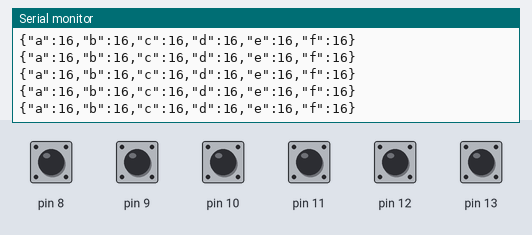
Simulated run of this sketch. Board: Arduino Uno, built with avr-gcc and run on an emulated ATmega328P. On the bench: the last lines printed to the serial monitor. The inputs (shaded band) are chosen by the test bench; at power-on: pin 8–13 HIGH.

Above: at 1.2 s.
1.3 s: pin 8 pulled LOW for 0.15 s
At 1.45 s:
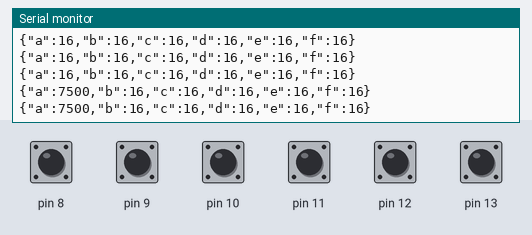
4.4 s: pin 9 pulled LOW for 0.15 s
At 4.55 s:
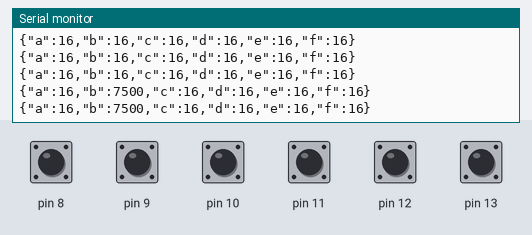
7.5 s: pin 10 pulled LOW for 0.15 s
At 7.64 s:
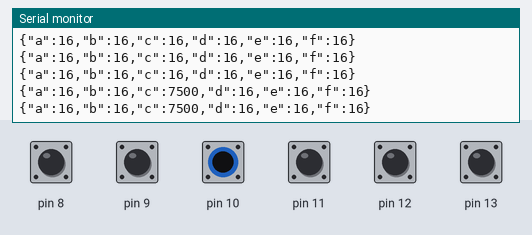
10.6 s: pin 11 pulled LOW for 0.15 s
At 10.74 s:
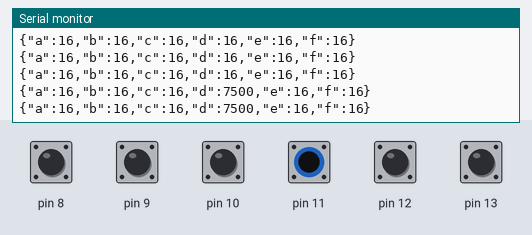
13.7 s: pin 12 pulled LOW for 0.15 s
At 13.83 s:
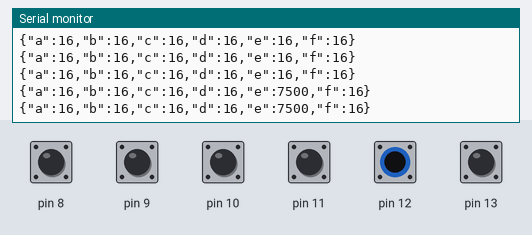
16.8 s: pin 13 pulled LOW for 1 s
At 16.93 s:
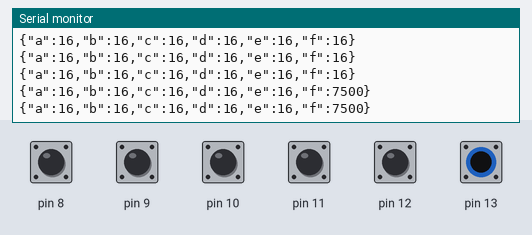

The sketch:

capacitive_sensor_revised.ino
```cpp
#include <CapacitiveSensor.h> // 載入CapacitiveSensor函式庫
// teesy開發板的電路有內建觸控功能，只要一個pin接線到電容就好，並且內建touchRead()函式
// arduino沒有內建，需要使用兩個pin來控制，需要載入額外的CapacitiveSensor.h函式庫
// 以下是下載位置
// https://github.com/arduino-libraries/CapacitiveSensor/zipball/master
// 下載後解壓縮到arduino的安裝資料夾中的libraries資料夾
// 舉例C:\Program Files (x86)\Arduino\libraries\
// 如果上面的<CapacitiveSensor.h>有變成紅色的關鍵字就代表載入成功

CapacitiveSensor cs_2_8 = CapacitiveSensor(2,8); // pin2 pin8之間放1M ohm的電阻，電容接收端連接到pin8
CapacitiveSensor cs_3_9 = CapacitiveSensor(3,9); // pin3 pin9之間放1M ohm的電阻，電容接收端連接到pin9
CapacitiveSensor cs_4_10 = CapacitiveSensor(4,10); // pin4 pin10之間放1M ohm的電阻，電容接收端連接到pin10
CapacitiveSensor cs_5_11 = CapacitiveSensor(5,11); // pin5 pin11之間放1M ohm的電阻，電容接收端連接到pin11
CapacitiveSensor cs_6_12 = CapacitiveSensor(6,12); // pin6 pin12之間放1M ohm的電阻，電容接收端連接到pin12
CapacitiveSensor cs_7_13 = CapacitiveSensor(7,13); // pin6 pin12之間放1M ohm的電阻，電容接收端連接到pin12
// 先宣告六組接收端，視情況刪減，多出來的接收端必須刪減程式碼，不能空接，不刪減程式碼的話，會造成執行緩慢，因為arduino一直檢查接收端是否timeout
// 如果有空接輸出端在JSON中會顯示"-2"

void setup() {
  cs_2_8.set_CS_AutocaL_Millis(0xFFFFFFFFF); // 關閉autoCalibrate功能
  cs_3_9.set_CS_AutocaL_Millis(0xFFFFFFFFF);
  cs_4_10.set_CS_AutocaL_Millis(0xFFFFFFFFF);
  cs_5_11.set_CS_AutocaL_Millis(0xFFFFFFFFF);
  cs_6_12.set_CS_AutocaL_Millis(0xFFFFFFFFF);
  cs_7_13.set_CS_AutocaL_Millis(0xFFFFFFFFF);

  Serial.begin(9600);

}


void loop() {
  // JSON is a way to structure data that is easy to work with in
  // Processing.
  // 存成JSON這種資料格式方便和processing溝通
  String json;
  long sensor1 = 0;
  long sensor2 = 0;
  long sensor3 = 0;
  long sensor4 = 0;
  long sensor5 = 0;
  long sensor6 = 0;

  // I assigned a lowercase letter to each touch sensor.
  // In our case, we had 6 sensors that I named a-f. We read
  // from each sensor and then assemble the JSON from concatenated
  // strings. The JSON for this example looks like:
  // {a:1000,b:1,c:1200,d:3000,e:4000,f:2000}


  json = "{\"a\":";
  sensor1 = cs_2_8.capacitiveSensor(50);
  json = json + sensor1;
  // 第一組輸入

  json = json + ",\"b\":";
  sensor2 = cs_3_9.capacitiveSensor(50);
  json = json + sensor2;
  // 第二組輸入

  json = json + ",\"c\":";
  sensor3 = cs_4_10.capacitiveSensor(50);
  json = json + sensor3;
  // 第三組輸入

  json = json + ",\"d\":";
  sensor4 = cs_5_11.capacitiveSensor(50);
  json = json + sensor4;
  // 第四組輸入

  json = json + ",\"e\":";
  sensor5 = cs_6_12.capacitiveSensor(50);
  json = json + sensor5;
  // 第五組輸入

  json = json + ",\"f\":";
  sensor6 = cs_7_13.capacitiveSensor(50);
  json = json + sensor6;
  // 第六組輸入

  json = json + "}";

  // This gets printed to Serial, which Processing will read.
  Serial.println(json);
  delay(10);
}
```

Measured:
- after the input at 1.3 s, the serial monitor: prints a new line after 0.09 s (image 1)
- after the input at 4.4 s, the serial monitor: prints a new line after 0.08 s (image 2)
- after the input at 7.5 s, the serial monitor: prints a new line after 0.08 s (image 3)
- after the input at 10.6 s, the serial monitor: prints a new line after 0.07 s (image 4)
- after the input at 13.7 s, the serial monitor: prints a new line after 0.07 s (image 5)
- after the input at 16.8 s, the serial monitor: prints a new line after 0.06 s (image 6)
